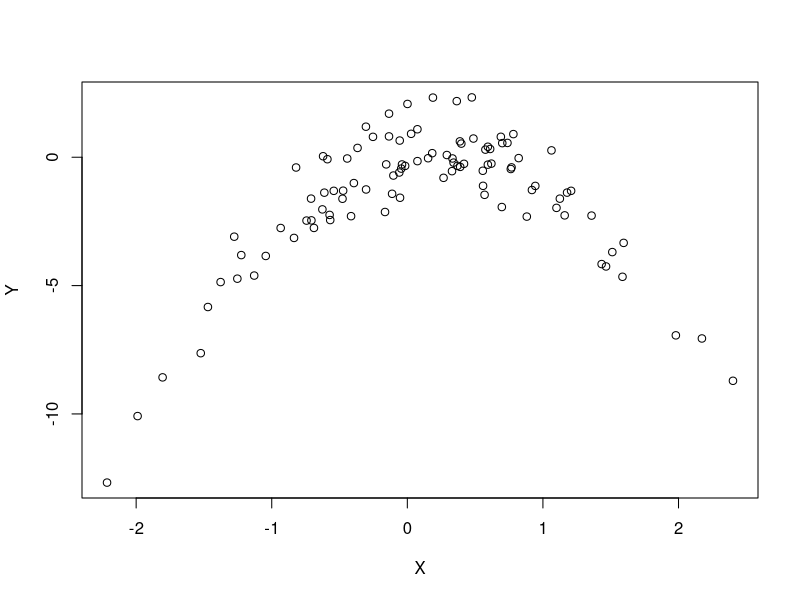

The R script that drew this image: (Note: this script raises an error after producing the figure.)
## ---- chunk 1
set.seed(1)
x <- rnorm(100)
y <- x - 2 * x^2 + rnorm(100)
## ---- chunk 2
plot(x, y, xlab = "X", ylab = "Y")
## ---- chunk 3
library(boot)
df <- data.frame(x, y)

cv.res <- sapply(1:4, function(d) {
  glm.fit <- glm(y ~ poly(x, d, raw = TRUE), data = df)
  loocv <- cv.glm(df, glm.fit)$delta

  names(loocv) <- c("raw", "biased")
  return(list(loocv, glm.fit))
})

cv_errs <- do.call(cbind, cv.res[1,])
colnames(cv_errs) <- paste0("model", 1:4)

models <- boot.res[2,]
## ---- chunk 4
plot(1:4, cv_errs[1,], type = "b", xlab = "Polynomial degree", ylab = "LOOCV error")
## ---- chunk 5
plot(df$x, df$y, xlab = "X", ylab = "Y")
sapply(1:4, function(d) {
  poly.mdl  <- models[[d]]
  poly.pred <- predict(poly.mdl, df)
  ord <- order(x)
  
  lines(x[ord], poly.pred[ord], col = d + 1, lwd = 2.5, lty = d)
})

legend("bottom", inset = c(0.05, 0.05), legend = paste("Model", 1:4), horiz = TRUE,
       lwd = 2.5, col = 2:5, lty = 1:4, cex = 0.8, bty = "n")
## ---- chunk 6
set.seed(42)
x <- rnorm(100)
y <- x - 2 * x^2 + rnorm(100)

df <- data.frame(x, y)

cv.res <- sapply(1:4, function(d) {
  glm.fit <- glm(y ~ poly(x, d, raw = TRUE), data = df)
  loocv <- cv.glm(df, glm.fit)$delta

  names(loocv) <- c("raw", "biased")
  return(list(loocv, glm.fit))
})

cv_errs <- do.call(cbind, cv.res[1,])
colnames(cv_errs) <- paste0("model", 1:4)

models <- boot.res[2,]

plot(df$x, df$y, xlab = "X", ylab = "Y")
sapply(1:4, function(d) {
  poly.mdl  <- models[[d]]
  poly.pred <- predict(poly.mdl, df)
  ord <- order(x)
  
  lines(x[ord], poly.pred[ord], col = d + 1, lwd = 2.5, lty = d)
})

legend("bottom", inset = c(0.05, 0.05), legend = paste("Model", 1:4), horiz = TRUE,
       lwd = 2.5, col = 2:5, lty = 1:4, cex = 0.8, bty = "n")
